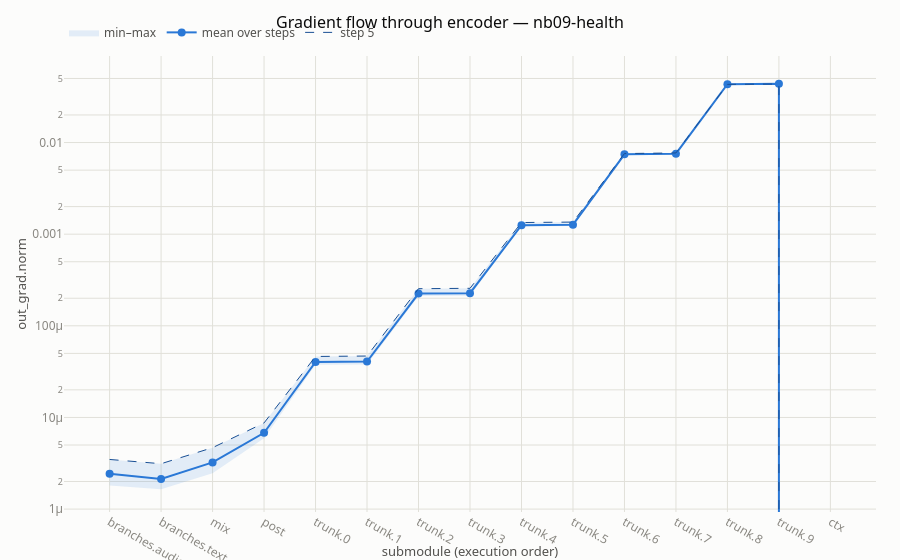

Write notebook code for a chart like this one.
### Code cell
view.plot_module_flow("encoder")   # la escalera de vanishing del trunk

### Figure 1 — Plotly figure (JSON) as saved in the notebook; plotly's stock layout.template omitted (floating-point values rounded to 4 significant figures)
{"data": [{"fill": "toself", "fillcolor": "rgba(42, 120, 214, 0.12)", "hoverinfo": "skip", "line": {"width": 0}, "name": "min–max", "type": "scatter", "x": ["branches.audio", "branches.text", "mix", "post", "trunk.0", "trunk.1", "trunk.2", "trunk.3", "trunk.4", "trunk.5", "trunk.6", "trunk.7", "trunk.8", "trunk.9", "ctx", "ctx", "trunk.9", "trunk.8", "trunk.7", "trunk.6", "trunk.5", "trunk.4", "trunk.3", "trunk.2", "trunk.1", "trunk.0", "post", "mix", "branches.text", "branches.audio"], "y": [3.478e-06, 3.126e-06, 4.676e-06, 8.712e-06, 4.627e-05, 4.679e-05, 0.000254, 0.0002565, 0.001339, 0.001355, 0.007584, 0.0077, 0.04363, 0.04404, 0.0, 0.0, 0.04354, 0.04311, 0.007459, 0.007356, 0.001228, 0.001215, 0.0002132, 0.0002114, 3.789e-05, 3.754e-05, 5.912e-06, 2.456e-06, 1.647e-06, 1.808e-06]}, {"hovertemplate": "%{x}<br>mean out_grad.norm = %{y:.3e}<extra></extra>", "line": {"color": "#2a78d6", "width": 2}, "marker": {"size": 8}, "mode": "lines+markers", "name": "mean over steps", "type": "scatter", "x": ["branches.audio", "branches.text", "mix", "post", "trunk.0", "trunk.1", "trunk.2", "trunk.3", "trunk.4", "trunk.5", "trunk.6", "trunk.7", "trunk.8", "trunk.9", "ctx"], "y": [2.428e-06, 2.127e-06, 3.228e-06, 6.799e-06, 4.033e-05, 4.073e-05, 0.000225, 0.000227, 0.001255, 0.001269, 0.007444, 0.007552, 0.04334, 0.04376, 0.0]}, {"hovertemplate": "%{x}<br>step 5 = %{y:.3e}<extra></extra>", "line": {"color": "#184f95", "dash": "dash", "width": 1}, "mode": "lines", "name": "step 5", "type": "scatter", "x": ["branches.audio", "branches.text", "mix", "post", "trunk.0", "trunk.1", "trunk.2", "trunk.3", "trunk.4", "trunk.5", "trunk.6", "trunk.7", "trunk.8", "trunk.9", "ctx"], "y": [3.478e-06, 3.126e-06, 4.676e-06, 8.712e-06, 4.627e-05, 4.679e-05, 0.000254, 0.0002565, 0.001339, 0.001355, 0.007584, 0.0077, 0.04311, 0.04354, 0.0]}], "layout": {"hovermode": "x unified", "title": {"text": "Gradient flow through encoder — nb09-health"}, "xaxis": {"title": {"text": "submodule (execution order)"}, "type": "category"}, "yaxis": {"title": {"text": "out_grad.norm"}, "type": "log"}}}
